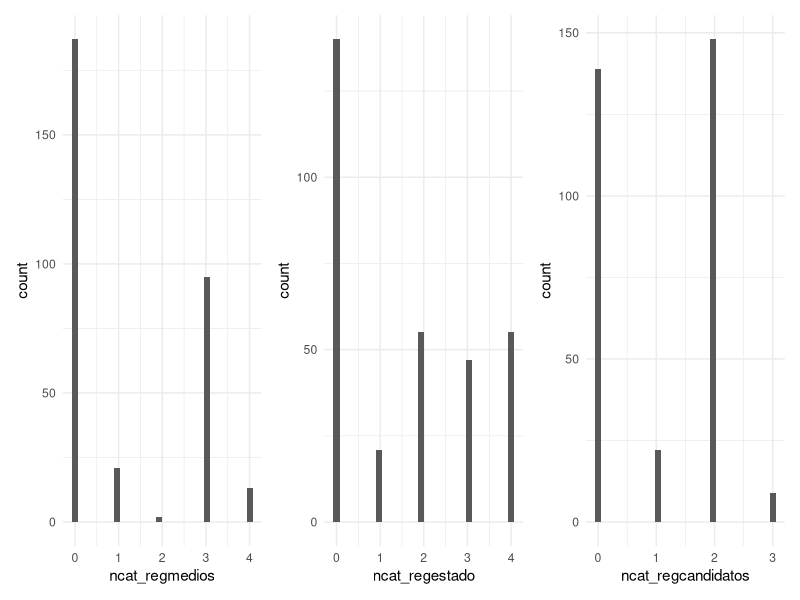
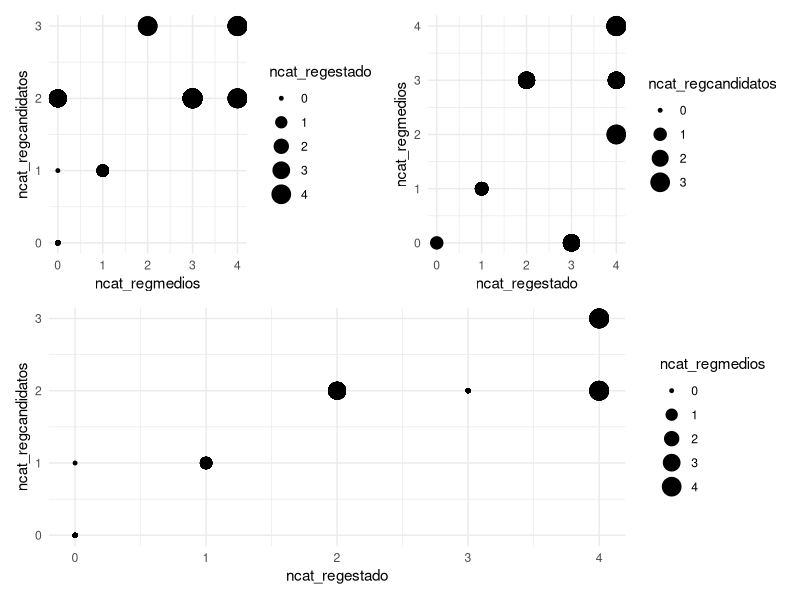
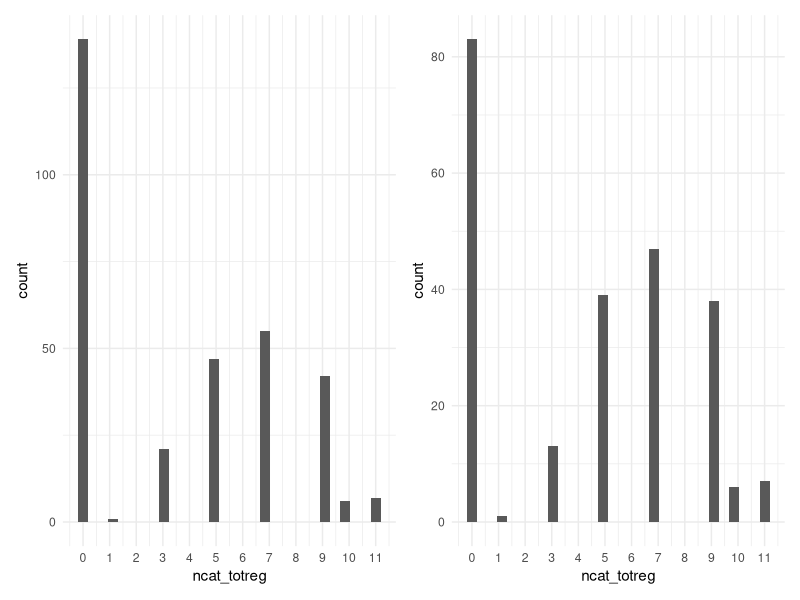
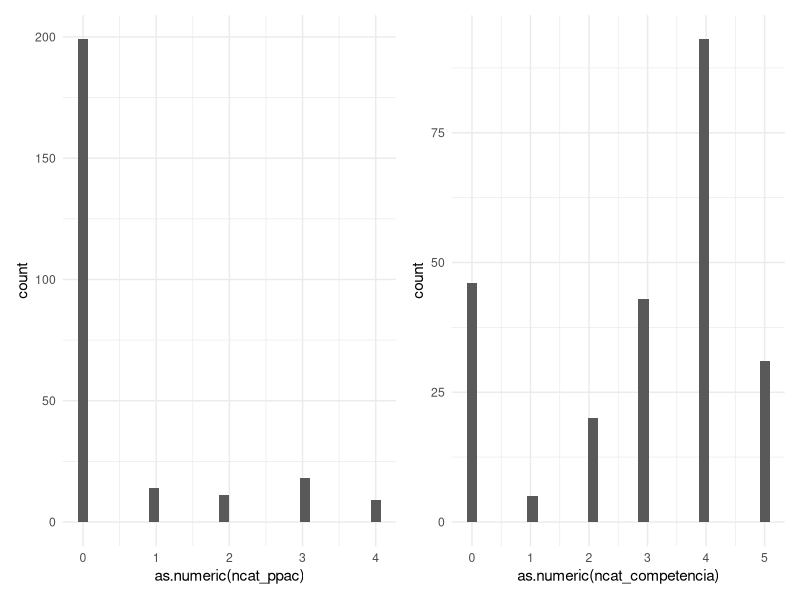
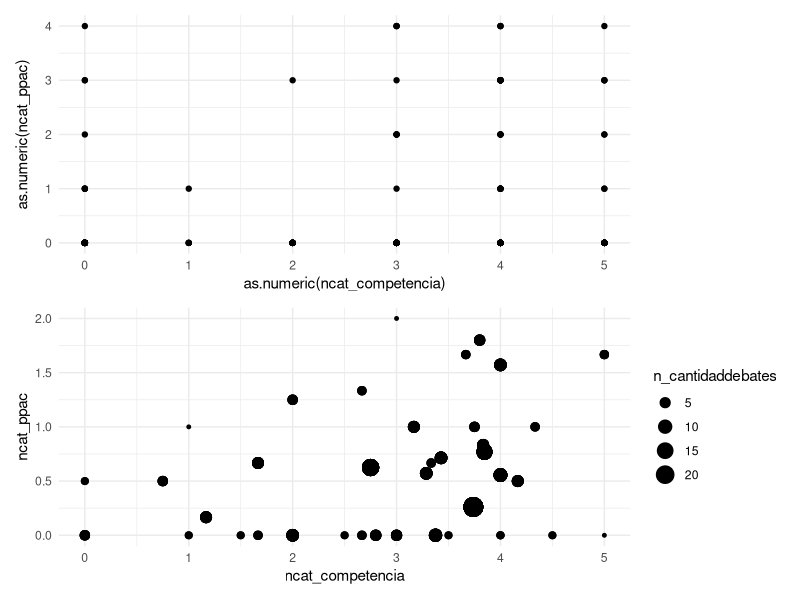
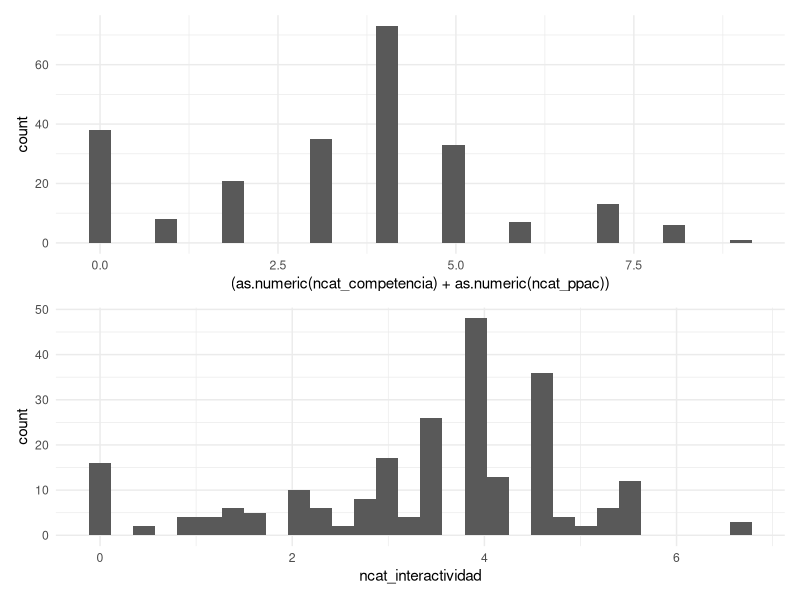
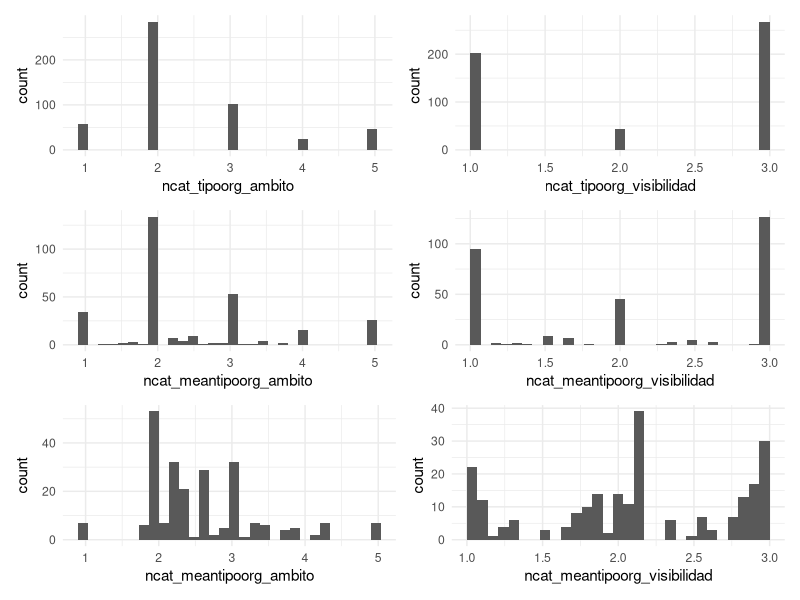
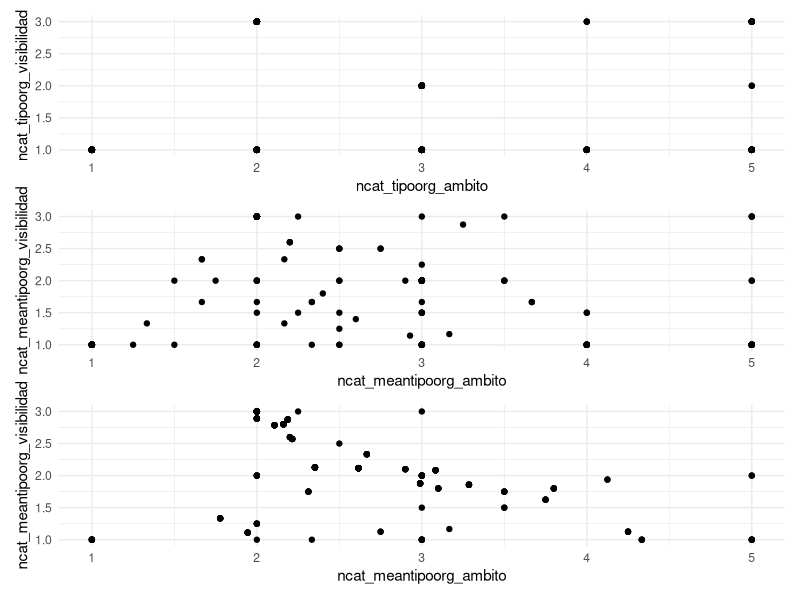

Write the R code that produced these figures, in order.
## ---- chunk 1
require(knitr)
knitr::opts_chunk$set(echo = TRUE, message=FALSE, warning=FALSE, tidy.opts=list(width.cutoff=80), tidy=TRUE, fig.width=7, fig.height=4) 
## ---- chunk 2
# LIBRERIAS #####
library(tidyverse)
library(patchwork)

# Importación de datos #####

# base con datos por debate
base <- readxl::read_xlsx("base_finalv1.xlsx") 

# base auxiliar: años que hubo elecciones por país
elecciones <-  readxl::read_xlsx("base_elecciones.xlsx") 

# base con un organizador por fila, unida a base prearmada con datos actualizados del subtipo de organizador. para esto por ahora hay que hacer una limpieza menor
base_organizadores <- base %>% # BASE CON UN ORG POR FILA 
  select(ncat_eleccion, cat_pais, t_fecha, ncat_ronda, 
         str_organizador, cat_organizador, cat_subtipoorg, 
         n_strorganizador, n_catorganizador, 
         dico_org_educ, dico_org_estado, dico_org_mmc, dico_org_mmp, dico_org_osc) %>%
  mutate(nombres_organizadores = strsplit(str_organizador, ";")) %>% 
  unnest(nombres_organizadores) 
base_organizadores_distinct <-  readxl::read_xlsx("base_organizadores_distinct.xlsx") %>% 
  left_join(readxl::read_xlsx("distinct_cat_subtipoorg.xlsx"))
base_subtipos <- base_organizadores %>%  
  mutate(nombres_organizadores = str_trim(nombres_organizadores)) %>% 
  # con el str trim se resuelven algunos problemas pero OJO que hay registros duplicados
  left_join(base_organizadores_distinct %>% 
              distinct(nombres_organizadores, ncat_eleccion, cat_pais,
                       ncat_subtipov2, cat_tipoorgv2,
                       ncat_tipoorg_ambito, ncat_tipoorg_visibilidad,
                       cat_areaorg))
# aplicando de nuevo distinct se resolvio la duplicacion

# agrego lo ultimo a base por debate. 

# # distintas medidas de agregacion, promedio por debate
base_grsubtipo_debate <- base_subtipos %>% 
  group_by(str_organizador, t_fecha) %>% 
  summarise(ncat_meantipoorg_ambito = mean(ncat_tipoorg_ambito),
            ncat_meantipoorg_visibilidad = mean(ncat_tipoorg_visibilidad))
base_ordinales <- base %>% 
  left_join(base_grsubtipo_debate)

# BASE DE TRABAJO FINAL, CON DATOS POR DEBATE

base_ordinales <- base_ordinales %>% 
  left_join(readxl::read_xlsx("distinct_cat_regmedios.xlsx")) %>% 
  left_join(readxl::read_xlsx("distinct_cat_regestado.xlsx")) %>% 
  left_join(readxl::read_xlsx("distinct_cat_regcandidatos.xlsx")) %>% 
  mutate(ncat_totreg = ncat_regmedios + ncat_regestado + ncat_regcandidatos )


# BASE DE TRABAJO FINAL, CON DATOS POR ELECCION

# base ploteo

base_plot <- base_ordinales %>% 
  filter(!is.na(ncat_meantipoorg_ambito)) %>% 
  filter(!is.na(ncat_ppac)) %>% 
  filter(!ncat_ppac =="NA") %>% 
  filter(!ncat_competencia =="NA") %>% 
  filter(!is.na(ncat_competencia)) %>% 
  group_by(cat_pais, ncat_eleccion) %>% 
  summarise(ncat_meantipoorg_ambito = mean(ncat_meantipoorg_ambito),
            ncat_meantipoorg_visibilidad = mean(ncat_meantipoorg_visibilidad),
            ncat_totreg = mean(ncat_totreg),
            n_cantidaddebates = n(),
            ncat_ppac = mean(as.numeric(ncat_ppac)),
            ncat_competencia = mean(as.numeric(ncat_competencia)),
            ncat_interactividad =  ncat_competencia + ncat_ppac,
            ncat_eleccion = as.numeric(ncat_eleccion))

## ---- chunk 3

# medidas por debate, univariadas
hist1 <- base_ordinales %>% 
  ggplot() +
  geom_histogram(aes(ncat_regmedios)) +
  theme_minimal()

hist2 <- base_ordinales %>% 
  ggplot() +
  geom_histogram(aes(ncat_regestado)) +
  theme_minimal()

hist3 <- base_ordinales %>% 
  ggplot() +
  geom_histogram(aes(ncat_regcandidatos)) +
  theme_minimal()

# descripcion bi/tri variada, por debate
bi1 <- base_ordinales %>% 
  ggplot() +
  geom_point(aes(ncat_regmedios, ncat_regcandidatos, size = ncat_regestado)) +
  theme_minimal()

bi2 <- base_ordinales %>% # en este se ve clara relacion positiva. en el resto tambien pero hay outliers
  ggplot() +
  geom_point(aes(ncat_regestado, ncat_regcandidatos, size = ncat_regmedios)) +
  theme_minimal()

bi3 <- base_ordinales %>% 
  ggplot() +
  geom_point(aes(ncat_regestado, ncat_regmedios, size = ncat_regcandidatos)) +
  theme_minimal()

# simple medida aditiva, por debate
hist4 <- base_ordinales %>% 
  ggplot() +
  geom_histogram(aes(ncat_totreg)) +
  scale_x_continuous(breaks = seq(0,14,1)) +
  theme_minimal()

# medida aditiva, promedio por pais-eleccion
hist5 <- base_plot %>% 
  ggplot() +
  geom_histogram(aes(ncat_totreg)) +
  scale_x_continuous(breaks = seq(0,14,1)) +
  theme_minimal() 
## ---- chunk 4
hist1 + hist2 + hist3
## ---- chunk 5
( bi1 + bi3 ) /
bi2
## ---- chunk 6
hist4 + hist5
## ---- chunk 7

# por debate

hist6 <- base_ordinales %>% 
  ggplot() +
  geom_histogram(aes(as.numeric(ncat_ppac))) +
  theme_minimal()

hist7 <- base_ordinales %>% 
  ggplot() +
  geom_histogram(aes(as.numeric(ncat_competencia))) +
  theme_minimal()
    
# descripcion bivariada, por debate 

bi4 <- base_ordinales %>% 
  ggplot() +
  geom_point(aes(as.numeric(ncat_competencia), as.numeric(ncat_ppac))) +
  theme_minimal()
# la relacion positiva, si la hay, es debil. 
# aunque por ahi hay mucha acumulacion de puntos en el mismo lugar

# bivariada, promedios pais-eleccion
bi5 <- base_plot %>% 
  ggplot() +
  geom_point(aes(ncat_competencia, ncat_ppac, size = n_cantidaddebates)) +
  theme_minimal()

# medida aditiva, por debate 

hist8 <- base_ordinales %>% 
  ggplot() +
  geom_histogram(aes( (as.numeric(ncat_competencia)+as.numeric(ncat_ppac) ))) +
  theme_minimal()

# medida aditiva, por promedios pais-eleccion
hist9 <- base_plot %>% 
  ggplot() +
  geom_histogram(aes(ncat_interactividad)) +
  theme_minimal()

#
## ---- chunk 8
hist6 + hist7
## ---- chunk 9
bi4 /
bi5
## ---- chunk 10
hist8 /
hist9  
## ---- chunk 11
# histogramas univariados, por ORGANIZADOR

hist10 <- base_subtipos %>% 
  ggplot() +
  geom_histogram((aes(ncat_tipoorg_ambito))) +
  theme_minimal()

hist11 <- base_subtipos %>% 
  ggplot() +
  geom_histogram((aes(ncat_tipoorg_visibilidad))) +
  theme_minimal()

# histogramas univariados, por debate
# en este caso la medida es un promedio del ambito en el que inscribimos
# a cada organizador singular

hist12 <- base_ordinales %>% 
  ggplot() +
  geom_histogram((aes(ncat_meantipoorg_ambito))) +
  theme_minimal()
  
hist13 <- base_ordinales %>% 
  ggplot() +
  geom_histogram((aes(ncat_meantipoorg_visibilidad))) +
  theme_minimal()

# histogramas univariados, promedio pais-eleccion

hist14 <- base_plot %>% 
  ggplot() +
  geom_histogram(aes(ncat_meantipoorg_ambito)) +
  theme_minimal()

hist15 <- base_plot %>% 
  ggplot() +
  geom_histogram(aes(ncat_meantipoorg_visibilidad)) +
  theme_minimal()

# descripcion bivariada, por organizador

bi6 <- base_subtipos %>% 
  ggplot() +
  geom_point(aes(ncat_tipoorg_ambito, ncat_tipoorg_visibilidad)) +
  theme_minimal() +
  theme(legend.position = "none")

# descripcion bivariada, por debate

bi7 <- base_ordinales %>% 
  ggplot() +
  geom_point(aes(ncat_meantipoorg_ambito, ncat_meantipoorg_visibilidad)) +
  theme_minimal() +
  theme(legend.position = "none")

# descripcion bivariada, promedio pais-eleccion

bi8 <- base_plot %>% 
  ggplot() +
  geom_point(aes(ncat_meantipoorg_ambito, ncat_meantipoorg_visibilidad)) +
  theme_minimal()

## ---- chunk 12
(hist10 + hist11) /
(hist12 + hist13) /
(hist14 + hist15) 
## ---- chunk 13
bi6 /
  bi7 /
  bi8
## ---- chunk 14
# # PAIS ELECCION REGULACION VERSUS AMBITO PROMEDIO DE ORGANIZADORES,
# CON CANTIDAD DE DEBATES EN TAMANIO
# ME GUSTA
plot1 <- base_ordinales %>% 
  filter(!is.na(ncat_meantipoorg_ambito)) %>% 
  group_by(cat_pais, ncat_eleccion) %>% 
  mutate(ncat_meantipoorg_ambito = mean(ncat_meantipoorg_ambito),
         ncat_totreg = mean(ncat_totreg),
         n_cantidaddebates = n()) %>% 
  ggplot() +
  geom_point(aes(ncat_meantipoorg_ambito, ncat_totreg, colour = cat_pais, size= n_cantidaddebates, alpha = ncat_eleccion )) +
  geom_text(aes(ncat_meantipoorg_ambito, ncat_totreg, colour = cat_pais, label = str_glue("{cat_pais}\n{ncat_eleccion}"), alpha = ncat_eleccion )) +
  theme_minimal() +
  theme(legend.position = "none")

plot1

# PAIS ELECCION CANTIDAD DE DEBATES EN LOG VERSUS AMBITO PROMEDIO DE ORGANIZADORES
# ME GUSTA
plot2 <- base_ordinales %>% 
  filter(!is.na(ncat_meantipoorg_ambito)) %>% 
  group_by(cat_pais, ncat_eleccion) %>% 
  mutate(ncat_meantipoorg_ambito = mean(ncat_meantipoorg_ambito),
         ncat_totreg = mean(ncat_totreg),
         n_cantidaddebates = n()) %>% 
  ggplot() +
  geom_point(aes(ncat_meantipoorg_ambito, log(n_cantidaddebates), colour = cat_pais, size= ncat_totreg, alpha = ncat_eleccion )) +
  geom_text(aes(ncat_meantipoorg_ambito, log(n_cantidaddebates), colour = cat_pais, label = str_glue("{cat_pais}\n{ncat_eleccion}"), alpha = ncat_eleccion )) +
  theme_minimal() +
  theme(legend.position = "none")

plot2
